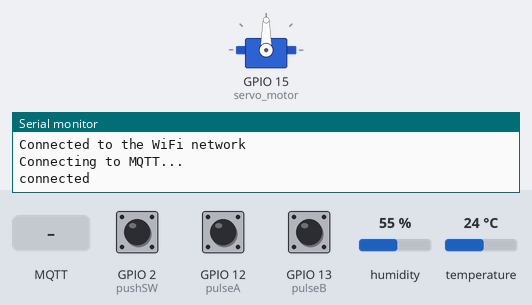
Recording of a sketch running on a simulated ESP8266 (NodeMCU). Shown: servo, the last lines printed to the serial monitor. The inputs (shaded band) are chosen by the test bench; at power-on: GPIO 2 (pushSW) HIGH, GPIO 12 (pulseA) HIGH, GPIO 13 (pulseB) HIGH, humidity 55 %, temperature 24 °C. WiFi joins after 1.5 s; servers stay silent unless stated; no MQTT or app messages arrive unless stated.

Above: at 2.7 s.
2.8 s: MQTT message "1" arrives on the first subscribed topic
At 3.8 s:
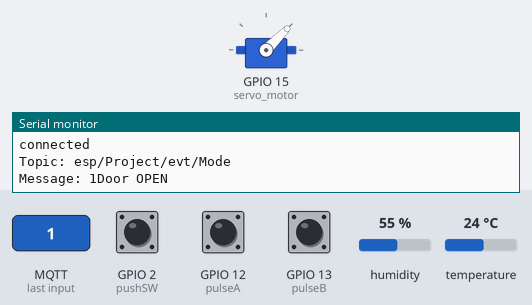
5.5 s: MQTT message "2" arrives on the first subscribed topic
At 6.2 s:
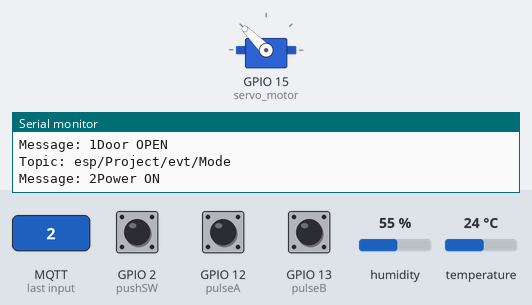
9.8 s: MQTT message "3" arrives on the first subscribed topic
At 10.7 s:
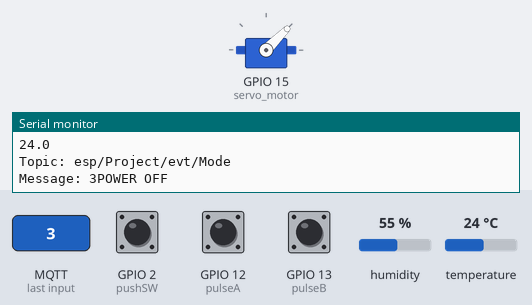
Timing chart, 0 to 12.3 s (numbered marks = the images above; inputs shaded):
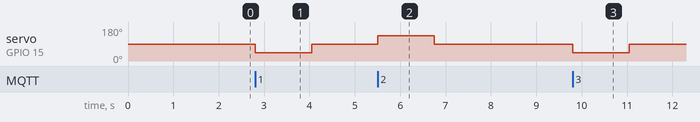

The sketch:

Car.ino
```cpp
/* Board A-1 */

#include <ESP8266WiFi.h>
#include <PubSubClient.h>
#include <Servo.h>
#include <DHTesp.h>

#define servo_motor 15

char ssid[30] = "chanan_park";
char password[30] = "19970204";
const char* mqttServer = "54.87.52.22";
const int mqttPort = 1883;

int carmode = 0;
int flag = 0;

Servo servo;
int angle = 0;

DHTesp dht;
int interval = 2000;
unsigned long lastDHTReadMillis = 0;
unsigned long lastPublished = -interval;

float humidity = 0;
float temperature = 0;
char hum_string[10];
char tem_string[10];
char encoder_string[10];
const int pulseA = 12;
const int pulseB = 13;
const int pushSW = 2;

volatile int lastEncoded = 0;
volatile long encoderValue = 0;

WiFiClient espClient;
PubSubClient client(espClient);

void setup() {
  // put your setup code here, to run once:
  Serial.begin(115200);
  WiFi.begin(ssid, password);
  while(WiFi.status() != WL_CONNECTED){
    delay(500);
    Serial.println("Connecting to WiFi..");
  }
  Serial.println("Connected to the WiFi network");
  client.setServer(mqttServer, mqttPort);
  client.setCallback(callback);

   while(!client.connected()){
    Serial.println("Connecting to MQTT...");
    if (client.connect("ESP8266_Car")){
      Serial.println("connected");
    }
    else{
      Serial.print("failed with state "); Serial.println(client.state());
      delay(2000);
    }
  }
  dht.setup(14, DHTesp::DHT22);
  servo.attach(servo_motor);
  client.subscribe("esp/Project/evt/Mode");

  pinMode(pushSW, INPUT_PULLUP);
  pinMode(pulseA, INPUT_PULLUP);
  pinMode(pulseB, INPUT_PULLUP);
  attachInterrupt(pushSW, buttonClicked, FALLING);
  attachInterrupt(pulseA, handleRotary, CHANGE);
  attachInterrupt(pulseB, handleRotary, CHANGE);
}

ICACHE_RAM_ATTR void handleRotary(){ // 엑셀 역할
  int MSB = digitalRead(pulseA);
  int LSB = digitalRead(pulseB);

  int encoded = (MSB << 1) | LSB;
  int sum  = (lastEncoded << 2) | encoded;

  if(sum == 0b1101 || sum == 0b0100 || sum == 0b0010 || sum == 0b1011) {
    encoderValue++;
    sprintf(encoder_string, "%d", encoderValue);
  }
  if(sum == 0b1110 || sum == 0b0111 || sum == 0b0001 || sum == 0b1000) {
    encoderValue--;
    sprintf(encoder_string, "%d", encoderValue);
  }
  lastEncoded = encoded;

  if (encoderValue > 200) {
    encoderValue = 200;
  }
  else if (encoderValue < 0 ) {
    encoderValue = 0;
  }
}

ICACHE_RAM_ATTR void buttonClicked()
{
  flag=1;
  Serial.println("Break");

}

void loop() {
  // put your main code here, to run repeatedly:
  client.loop();
  unsigned long currentMillis = millis();
  if(carmode == 2){
    readDHT22();
    if (currentMillis - lastPublished >= interval){
      lastPublished = currentMillis;
      client.publish("cpu/Project/car/speed", encoder_string);
      client.publish("cpu/Project/car/temperature", tem_string);
      client.publish("cpu/Project/car/humidity", hum_string);
      if(flag ==1){
        while(encoderValue>0){
          encoderValue= encoderValue-10;
          delay(100);
          if( encoderValue<10){ encoderValue=0;}
          sprintf(encoder_string, "%d", encoderValue);
          client.publish("cpu/Project/car/speed", encoder_string);
        }
        flag = 0;
      }
    }
  }
}


void callback(char* topic, byte* payload, unsigned int len){
  Serial.print("Topic: ");
  Serial.println(topic);
  Serial.print("Message: ");
  for(int i=0;i<len;i++){
    Serial.print((char)payload[i]);
  }
  if ((char)payload[0] == '1'){
    Serial.println("Door OPEN");
    carmode = 1;
    servo.write(45);
    delay(1250);
    servo.write(90);
  }
  else if ((char)payload[0] == '2'){
    Serial.println("Power ON");
    carmode = 2;
    servo.write(135);
    delay(1250);
    servo.write(90);
  }
  else if ((char)payload[0] == '3'){
    Serial.println("POWER OFF");
    carmode = 3;
    servo.write(45);
    delay(1250);
    servo.write(90);
  }
  else{
    Serial.println("Door CLOSE");
    carmode = 4;
    servo.write(135);
    delay(1250);
    servo.write(90);
  }
}
void readDHT22(){
  unsigned long currentMillis = millis();
  if (currentMillis - lastDHTReadMillis >= interval){
    lastDHTReadMillis = currentMillis;

    humidity = dht.getHumidity();
    dtostrf(humidity, 3, 1, hum_string);
    Serial.println(hum_string);
    temperature = dht.getTemperature();
    dtostrf(temperature, 3, 1, tem_string);
    Serial.println(tem_string);
  }
}
```

Measured:
- after the input at 2.8 s, servo on GPIO 15 (servo_motor): 90° → 45° at once, → 90° 1.2 s later
- after the input at 5.5 s, servo on GPIO 15 (servo_motor): 90° → 135° at once, → 90° 1.2 s later
- after the input at 9.8 s, servo on GPIO 15 (servo_motor): 90° → 45° at once, → 90° 1.2 s later
